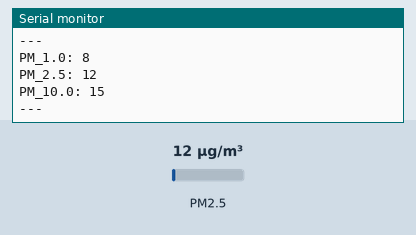
Bench run of a sketch on a simulated ESP8266 (NodeMCU). On the bench: the last lines printed to the serial monitor. The inputs (shaded band) are chosen by the test bench; at power-on: PM2.5 12 µg/m³.

Above: at 2.8 s.
2.9 s: PM2.5 set to 6 µg/m³
At 3.8 s:
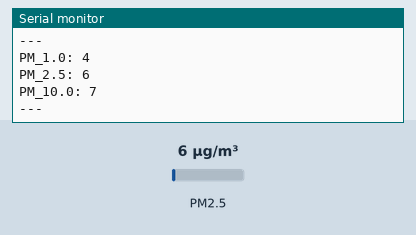
4.4 s: PM2.5 set to 75 µg/m³
At 5.8 s:
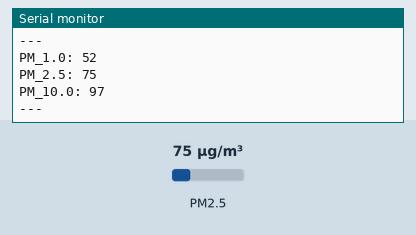
Timing chart, 0 to 7.4 s (numbered marks = the images above; inputs shaded):
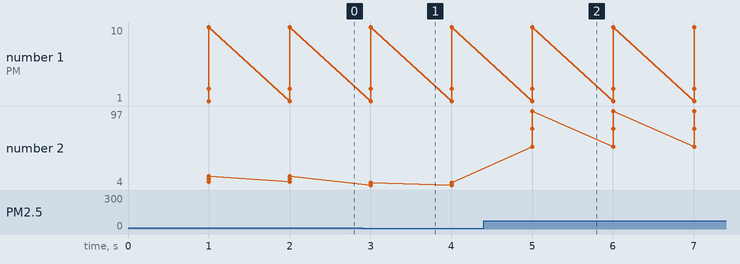

The sketch:

test_pms7003.ino
```cpp
//Library for UART and PMS7003 sensor
#include <SoftwareSerial.h>
#include "PMS.h"

SoftwareSerial serial_ESP(D2, D3);  // D2 = RX -- D3 = TX

//Variables to store sensors' values
volatile unsigned int pm1_0 = 0;
volatile unsigned int pm2_5 = 0;
volatile unsigned int pm10_0 = 0;
volatile unsigned long long timer = 0;

PMS pms(serial_ESP);
PMS::DATA data;

void setup() {
  // Open serial communications and wait for port to open:
  pinMode(D2, INPUT);
  pinMode(D3, OUTPUT);
  Serial.begin(115200);
  serial_ESP.begin(9600);
}

void loop() {
  // run over and over
  // if (serial_ESP.available() > 0) {
  //   float dataRecive;
  //   dataRecive = serial_ESP.parseFloat();
  //   Serial.println(dataRecive);
  //  }
  if (pms.read(data)) {
    pm1_0 = data.PM_AE_UG_1_0;
    pm2_5 = data.PM_AE_UG_2_5;
    pm10_0 = data.PM_AE_UG_10_0;
  }

  if (millis() - timer >= 1000) {
    Serial.println("---");
    Serial.print("PM_1.0: ");
    Serial.println(pm1_0);
    Serial.print("PM_2.5: ");
    Serial.println(pm2_5);
    Serial.print("PM_10.0: ");
    Serial.println(pm10_0);
    Serial.println("---");

    timer = millis();
  };
}
```

Measured:
- after the input at 2.9 s, the serial monitor: prints a new line after 0.10 s (image 1)
- after the input at 4.4 s, the serial monitor: prints a new line after 0.60 s (image 2)
- plotted number 2: 15 → 7 after the input at 2.9 s, 7 → 97 after the input at 4.4 s
